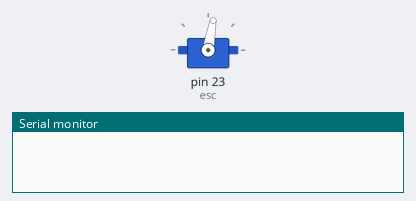
Recording of a sketch running on a simulated Arduino Mega 2560, built with avr-gcc and run on an emulated ATmega2560. Shown: servo, the last lines printed to the serial monitor.

Above: at 0.05 s.
At 13.65 s:
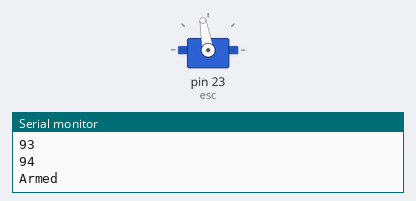
Timing chart, 0 to 20.3 s (numbered marks = the images above):
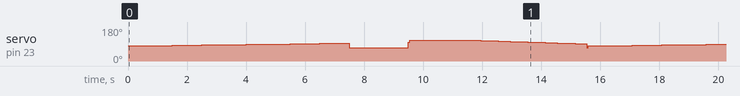

The sketch:

MORETESTKILLME.ino
```cpp
#include<Servo.h>

Servo esc;

// Currently attached pins = 23,22,21,20,10

void setup()
{
  esc.attach(23);
/*
As you can see - I am not arming the ESC here.
For some reason, the ESC is now on a persistently armed mode now.
Upon powering, the ESC automatically arms.
Given sparse documentation for the ESC, I am not examining this behavior change.

However, if your ESC refuses to arm, see the first post in this thread.
*/

//Again - this is useful only during the testing part. For autonomous running, it is pointless.

  int i=0;
  Serial.begin(9600);
}

void loop()
{
  int i=0;
  // Start at Servo Degree 70 and go till just above neutral.
  // Note, Neutral is at 94 for this ESC.
  // This will run it in one direction.
  for(i=80;i<95;i++)
  {
    esc.write(i);
    delay(500);
    Serial.println(i);
  }

  Serial.println("Armed");
//Run for 2 seconds at moderately high speed (70).
  esc.write(70); delay(2000);
// Apply Brakes for 40 millisecs.
  esc.write(100); delay(40);
// Apply throttle in opposite direction for 2 seconds.
  esc.write(110); delay(2000);
// Bring down throttle to neutral.
  for(i=110;i>90;i--)
  {
    esc.write(i);
    delay(200);
  }
  Serial.println("disarmed");
// Apply brakes again - to change directions for 40 millisecs.
  esc.write(70); delay(40);
}
```
